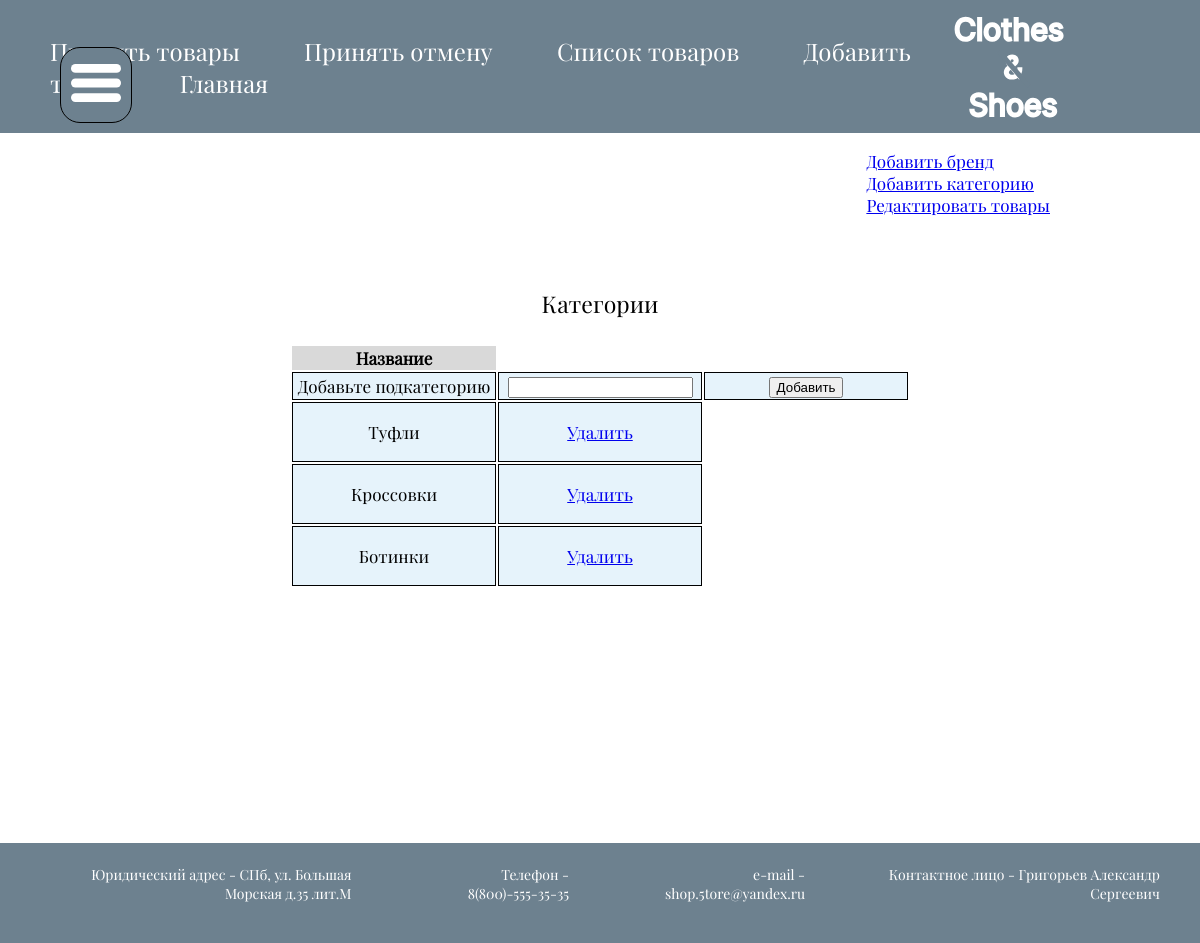
The page /storage/redact_category/sub_category_redact/?id=1 (signed in) on the database its author committed.
### store/models.py (models this page shows, shortened)
class SubCategory(models.Model):
    name = models.CharField(max_length=15)
    category = models.ForeignKey(Category, on_delete=models.CASCADE)

### store/views.py (the view)
# urls.py: path('storage/redact_category/sub_category_redact/', views.sub_category_redact, name='sub_category_redact'),
def sub_category_redact(request):
    user = request.user
    if is_storage_stuff(user.id) or user.is_superuser:
        cat_id = request.GET.get("id")
        sub_cats = SubCategory.objects.filter(category_id=cat_id)
        if request.method == 'POST':
            form = AddToSubCategory(request.POST)
            form.save()
            return redirect(f"/storage/redact_category/sub_category_redact/?id={cat_id}")
        else:
            form = AddToSubCategory(initial={'category': cat_id})
            return render(request, "storage_stuff/redact_sub_category.html",
                          {'form': form, 'sub_cats': sub_cats, "cat_id": cat_id})
    else:
        return redirect("/")

### store/forms.py
class AddToSubCategory(forms.ModelForm):
    class Meta:
        model = SubCategory
        fields = ('name', 'category')

### store/models.py (called while the page is built)
    def __str__(self):
        return self.name

### store/utils.py (called while the page is built)
def is_storage_stuff(user_id):
    try:
        stuff = StuffCategory.objects.get(user_id=user_id, is_storage_stuff=True)
        return True
    except ObjectDoesNotExist:
        return False
    except MultipleObjectsReturned:
        return False

### store/templates/storage_stuff/redact_sub_category.html (shortened to what this page needs)
{% extends "storage_base.html" %}
{% block content %}
    {% if user.is_authenticated %}
<section class="basket_sec">
    <table class="basket_table">
        <caption>Категории
      </caption>
        <thead>
        <tr>
            <th>Название</th>
        </tr>
      </thead>
        <tbody>
            <form method="post">
                <td>
                    Добавьте подкатегорию
                </td>
              <td>
                {{ form.name }}
            </td>
            <td>
                <input type="submit" value="Добавить">
            </td>
            </form>
        {% for sub_cat in sub_cats%}
        <tr>
            <td>
              {{sub_cat.name}}
            </td>
            <td>
                <p><a href="delete/?id={{sub_cat.id}}&cat_id={{cat_id}}">Удалить</a></p>
            </td>
        </tr>
        {% endfor %}
        </tbody>
    </table>
    {% endif %}
{% endblock content %}

### store/static/css/mainStyle.css (style rules this page uses)
body { margin: 0; font-family: 'Regular'; font-size: 17px; }

### store/static/css/basket.css (style rules this page uses)
.basket_table { margin:auto; margin-top: 30px; margin-bottom: 30px; }
.basket_table caption { font-size: 23px; margin: 25px; }
.basket_table td { background: #E6F3FB; border: 1px solid black; width: 200px; text-align: center; }
.basket_table th { background: #D9D9D9; width: 200px; text-align: center; }

### rows shown on the page
SubCategory: name "Туфли"
SubCategory: name "Кроссовки"
SubCategory: name "Ботинки"
